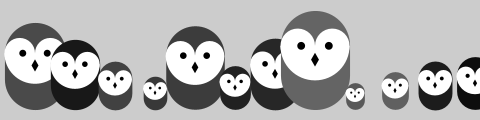
Frame 1 (no input)
Frame 60 (the mouse pressed at the canvas centre just before this capture): identical to frame 1, image omitted
Frame 120 (the mouse held since frame 60 and released just before this capture): identical to frame 1, image omitted

The Processing sketch that drew this single still picture (run headless with seeded random() and noise(); from frame 60 on, the mouse is pressed at the canvas centre):

// Processing sketch: ex8_7
// ── ex8_7.pde
// Example 8-7: Owls of Different Sizes

void setup() {
  size(480, 120);
  smooth();
}

void draw() {
  background(204);
  randomSeed(0);
  for (int i = 35; i < width + 40; i += 40) {
    int gray = int(random(0, 102));
    float scalar = random(0.25, 1.0);
    owl(i, 110, gray, scalar);
  }
}

void owl(int x, int y, int g, float s){
  pushMatrix();
  translate(x, y);
  scale(s);   // Set the size
  stroke(g);  // Set the gray value
  strokeWeight(70);
  line(0, -35, 0, -65);  // Body
  noStroke();
  fill(255);
  ellipse(-17.5, -65, 35, 35);  // Left eye dome
  ellipse(17.5, -65, 35, 35);   // Right eye dome
  arc(0, -65, 70, 70, 0, PI);   // Chin
  fill(0);
  ellipse(-14, -65, 8, 8);  // Left eye
  ellipse(14, -65, 8, 8);   // Right eye
  quad(0, -58, 4, -51, 0, -44, -4, -51);  // Beak
  popMatrix();
}
